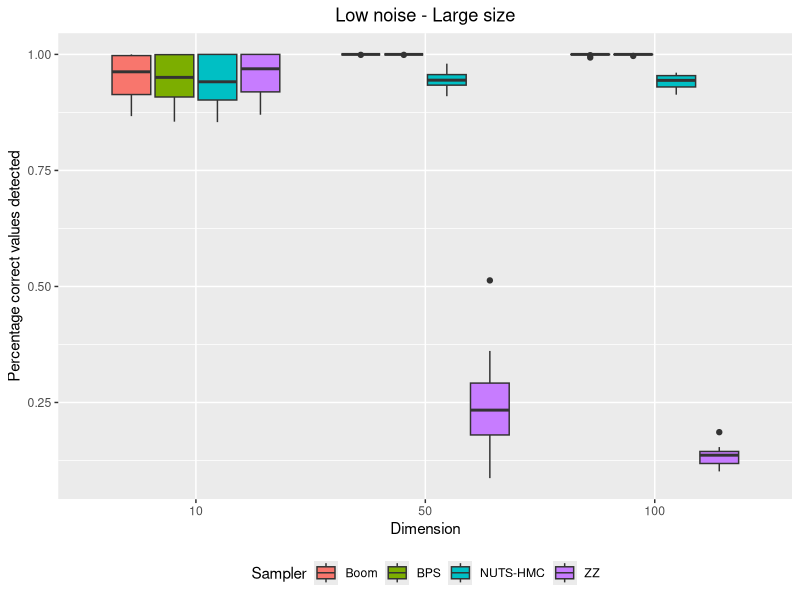

Source code (R):
# plot by number of dimensions
library(ggplot2)

perCorrect_bk_d10_n1000_slow = read.csv("perCorrect_bk_d10_n1000_slow.csv")
perCorrect_zz_d10_n1000_slow = read.csv("perCorrect_zz_d10_n1000_slow.csv")
perCorrect_hmc_d10_n1000_slow = read.csv("perCorrect_hmc_d10_n1000_slow.csv")
perCorrect_bps_d10_n1000_slow = read.csv("perCorrect_bps_d10_n1000_slow.csv")
perCorrect_bk_d50_n1000_slow = read.csv("perCorrect_bk_d50_n1000_slow.csv")
perCorrect_zz_d50_n1000_slow = read.csv("perCorrect_zz_d50_n1000_slow.csv")
perCorrect_hmc_d50_n1000_slow = read.csv("perCorrect_hmc_d50_n1000_slow.csv")
perCorrect_bps_d50_n1000_slow = read.csv("perCorrect_bps_d50_n1000_slow.csv")
perCorrect_bk_d100_n10000_slow = read.csv("perCorrect_bk_d100_n10000_slow.csv")
perCorrect_zz_d100_n10000_slow = read.csv("perCorrect_zz_d100_n10000_slow.csv")
perCorrect_hmc_d100_n10000_slow = read.csv("perCorrect_hmc_d100_n10000_slow.csv")
perCorrect_bps_d100_n10000_slow = read.csv("perCorrect_bps_d100_n10000_slow.csv")

#dataframe creation 
perCorrect_d10 = c(perCorrect_bk_d10_n1000_slow$X0,perCorrect_bps_d10_n1000_slow$X0,perCorrect_zz_d10_n1000_slow$X0,perCorrect_hmc_d10_n1000_slow$X0)
perCorrect_d50 = c(perCorrect_bk_d50_n1000_slow$X0,perCorrect_bps_d50_n1000_slow$X0,perCorrect_zz_d50_n1000_slow$X0,perCorrect_hmc_d50_n1000_slow$X0)
perCorrect_d100 = c(perCorrect_bk_d100_n10000_slow$X0,perCorrect_bps_d100_n10000_slow$X0,perCorrect_zz_d100_n10000_slow$X0,perCorrect_hmc_d100_n10000_slow$X0)
perCorrect_val = c(perCorrect_d10, perCorrect_d50, perCorrect_d100)
perCorrect = c("10", "50", "100")
d_val = rep(perCorrect, each=40)
samplers = c("Boom", "BPS", "ZZ", "NUTS-HMC")
s_val = c(rep(samplers, each=10),rep(samplers, each=10),rep(samplers, each=10))

df = data.frame(d_val, perCorrect_val, s_val)

#plot 
png("perCorrect_by_dimension_nlar_slow.png", units="in", width=5, height=5, res=600)
ggplot(df, aes(x=factor(d_val, level=c("10", "50", "100")), y=perCorrect_val, fill=s_val)) + 
  geom_boxplot() + xlab("Dimension") + ylab("Percentage correct values detected") + ggtitle("Low noise - Large size")+ labs(fill='Sampler') + theme(plot.title = element_text(hjust = 0.5), legend.position="bottom")
dev.off()
